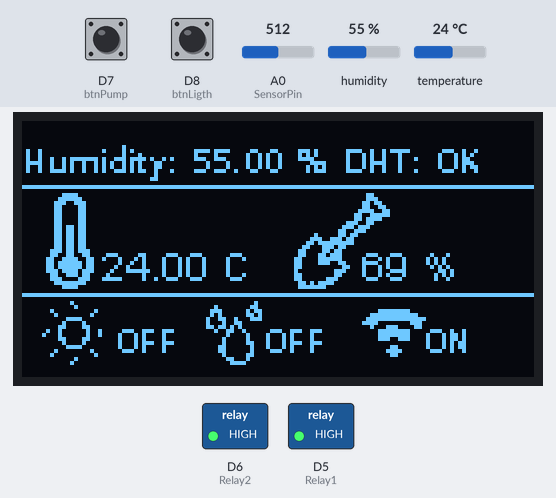
Recording of a sketch running on a simulated ESP8266 (NodeMCU). Parts: 128×64 one-colour display, switched loads named in the sketch (green lamp = pin HIGH). Dashed ring = blinking. Inputs (shaded band) come from the test bench; at power-on: D7 (btnPump) LOW, D8 (btnLigth) LOW, humidity 55 %, A0 (SensorPin) = 512, temperature 24 °C. WiFi joins after 1.5 s; servers stay silent unless stated; what the sketch prints to the serial monitor is not drawn.

Above: at 3.5 s.
3.6 s: D7 (btnPump) pulled HIGH for 3.2 s
At 5.0 s:
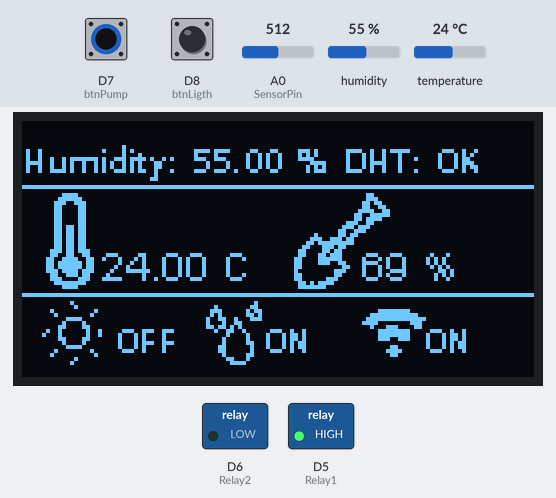
9.2 s: D8 (btnLigth) pulled HIGH for 0.15 s
At 11.0 s:
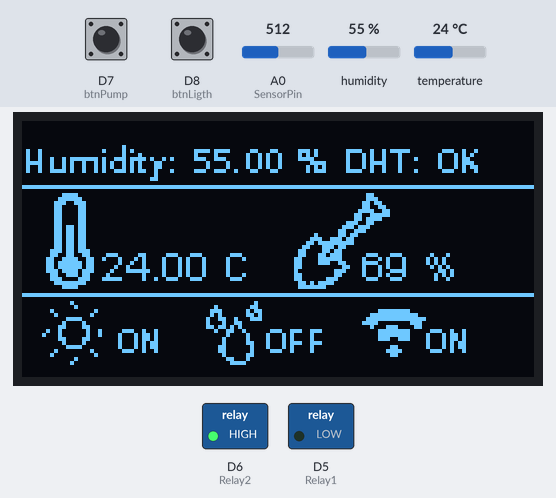
11.7 s: D7 (btnPump) pulled HIGH for 0.15 s
At 13.6 s:
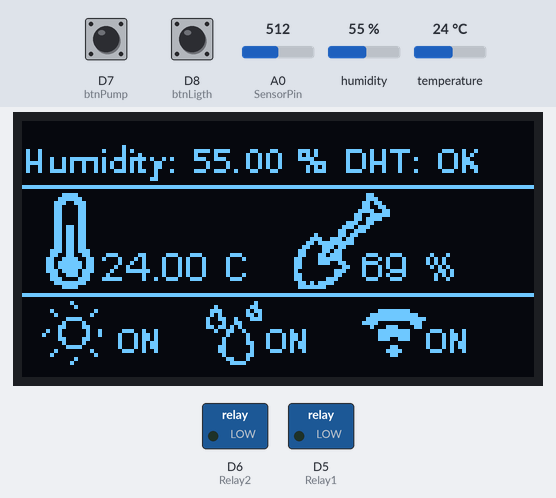
14.2 s: humidity set to 22 %
At 16.0 s:
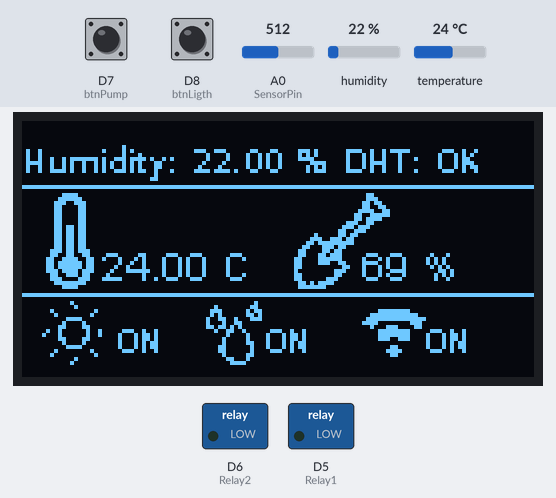
16.3 s: D8 (btnLigth) pulled HIGH for 1 s
At 18.4 s:
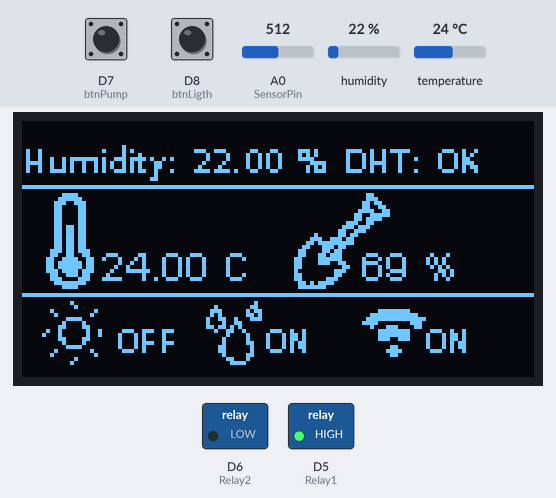
Timing chart, 0 to 19.8 s (numbered marks = the images above; inputs shaded):
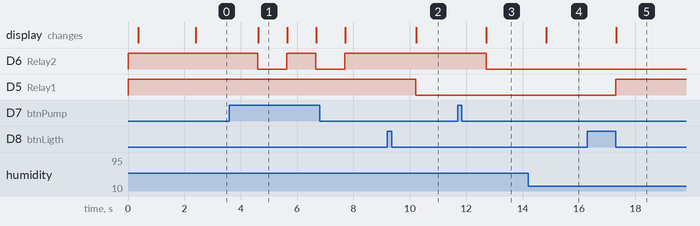

The sketch:

main.ino
```cpp
#define BLYNK_TEMPLATE_ID "TMPLJOuEzWeq"
#define BLYNK_DEVICE_NAME "Quickstart Device"
#define BLYNK_AUTH_TOKEN "xaRyx_y86B_yI03B2Jjf1PJUl_OaFVdS"
#define BLYNK_PRINT Serial
#include <Wire.h>
#include "SH1106.h"
SH1106 display(0x3c, D1, D2);
#include "images.h"
#include "font.h"
#include <Adafruit_Sensor.h>
#include "DHT.h"
#define DHTPIN D4
#define DHTTYPE DHT11
DHT dht(DHTPIN, DHTTYPE);
bool dhtState = true;
// variable dht
float h = 0.0;
float t = 0.0;
// pin relay
#define Relay1 D5 // หลอดไฟ
#define Relay2 D6 // ปั้มน้ำ

// Soil Moisture setup
const int AirValue = 790;
const int WaterValue = 390;
const int SensorPin = A0;
int soilMoistureValue = 0;
int soilmoisturepercent = 0;
int val = 0;

// setup buttons
#define btnPump D7
#define btnLigth D8
#define btnUnknown D9
int btnPumpState = 0;
int btnLigthState = 0;
int btnUnknownState = 0;
int PumpState = 0;
int LightState = 0;
int UnknownState = 0;

#include <ESP8266WiFi.h>
#include <BlynkSimpleEsp8266.h>

char auth[] = BLYNK_AUTH_TOKEN;
// Your WiFi credentials.
// Set password to "" for open networks.
char ssid[] = "Redmi";
char pass[] = "kingsman";
bool wifiState = true;
float timeout = (millis() / 1000);
String ssidString = String(ssid);
void setup()
{
  // Debug console
  Serial.begin(9600);
  // blynk config
  WiFi.begin(ssid, pass);
  Blynk.config(auth);
  Serial.println(F("DHTxx test!"));

  // set Relay
  pinMode(Relay1, OUTPUT);
  digitalWrite(Relay1, HIGH);
  pinMode(Relay2, OUTPUT);
  digitalWrite(Relay2, HIGH);
  // btn config
  pinMode(btnPump, INPUT);
  pinMode(btnLigth, INPUT);
  pinMode(btnUnknown, INPUT);
  display.init();
  display.setFont(ArialMT_Plain_10);
  display.flipScreenVertically();
  dht.begin();
  display.clear();
  display.drawString(0, 5, "Setup");
  display.drawHorizontalLine(0, 18, 128);
  display.drawString(0, 20, "Connect Wi-Fi : ");
  display.drawString(0, 30, String(ssidString));
  display.drawHorizontalLine(0, 42, 128);
  display.display();
  while (Blynk.connect() == false)
  {
    if (((millis() / 1000) - timeout) > 10)
    {
      wifiState = false;
      break;
    }
  }
  if (wifiState)
  {
    display.drawString(0, 44, "State: OK");
    display.display();
    Serial.println("wifi connect true");
  }
  else
  {
    display.drawString(0, 44, "State: Error");
    display.display();
    Serial.println("wifi connect false");
  }
  display.clear();
  display.drawString(0, 5, "setup complete");
  display.drawHorizontalLine(0, 18, 128);
  display.display();
  delay(2000);
}

void dhtSensor()
{
  display.clear();
  h = dht.readHumidity();
  t = dht.readTemperature();
  if (isnan(h) || isnan(t))
  {
    Serial.println(F("Failed to read from DHT sensor!"));
    dhtState = false;
    return;
  }
  else
  {
    dhtState = true;
  }
}
void soil()
{
  soilMoistureValue = analogRead(SensorPin); // put Sensor insert into soil
  // Serial.println(soilMoistureValue);
  soilmoisturepercent = map(soilMoistureValue, AirValue, WaterValue, 0, 100);
  if (soilmoisturepercent > 100)
  {
    val = 100;
  }
  else if (soilmoisturepercent < 0)
  {
    val = 0;
  }
  else if (soilmoisturepercent >= 0 && soilmoisturepercent <= 100)
  {
    val = soilmoisturepercent;
  }
}
BLYNK_WRITE(V3)
{
  int light = param.asInt();
  if (light == LOW)
  {
    Serial.println("btn light active off");
    LightState = 0;
  }
  if (light == HIGH)
  {
    Serial.println("btn light active on");
    LightState = 1;
  }
}

BLYNK_WRITE(V4)
{
  int pump = param.asInt();
  if (pump == LOW)
  {
    Serial.println("btn pump active off");
    PumpState = 0;
  }
  if (pump == HIGH)
  {
    Serial.println("btn pump active on");
    PumpState = 1;
  }
}

void blynkscreen()
{
  // แสดงอุณหภูมิ
  Blynk.virtualWrite(V0, t);
  // แสดงความชื้น
  Blynk.virtualWrite(V1, h);
  // ความชื้นในดิน
  Blynk.virtualWrite(V2, val);
}

void Process()
{
  if (LightState == 1)
  {
    digitalWrite(Relay1, LOW);
  }
  else if (LightState < 1)
  {
    digitalWrite(Relay1, HIGH);
  }

  if (PumpState == 1)
  {
    digitalWrite(Relay2, LOW);
  }
  else if (PumpState < 1)
  {
    digitalWrite(Relay2, HIGH);
  }
}

void BtnProcess()
{
  btnLigthState = digitalRead(btnLigth);
  btnPumpState = digitalRead(btnPump);

  if (btnLigthState == HIGH && LightState == 1)
  {
    Blynk.virtualWrite(V3, 0);
    LightState = 0;
    Serial.println("Light OFF");
    delay(1000);
  }
  else if (btnLigthState == HIGH && LightState == 0)
  {
    Blynk.virtualWrite(V3, 1);
    LightState = 1;
    Serial.println("Light ON");
    delay(1000);
  }
  if (btnPumpState == HIGH && PumpState == 1)
  {
    Blynk.virtualWrite(V4, 0);
    PumpState = 0;
    Serial.println("Pump OFF");
    delay(1000);
  }
  else if (btnPumpState == HIGH && PumpState == 0)
  {
    Blynk.virtualWrite(V4, 1);
    PumpState = 1;
    Serial.println("Pump ON");
    delay(1000);
  }
}

void setFontsize1()
{
  display.setFont(ArialMT_Plain_10);
  display.drawString(20, 30, String(t) + " C");
  display.drawString(85, 30, String(val) + " %");
}
void setFontsize2()
{
  display.setFont(Dialog_plain_8);
  display.drawString(0, 5, "Humidity: " + String(h) + " %");
  if (dhtState)
  {
    display.drawString(80, 5, "DHT: OK");
  }
  else
  {
    display.drawString(80, 5, "DHT: Error");
  }
  // light state
  if (LightState == 1)
  {
    display.drawString(23, 50, "ON");
    digitalWrite(Relay1, LOW);
  }
  else if (LightState < 1)
  {
    display.drawString(23, 50, "OFF");
    digitalWrite(Relay1, HIGH);
  }
  // pump state
  if (PumpState == 1)
  {
    display.drawString(60, 50, "ON");
    digitalWrite(Relay2, LOW);
  }
  else if (PumpState < 1)
  {
    display.drawString(60, 50, "OFF");
    digitalWrite(Relay2, HIGH);
  }
  // wifi state
  if (wifiState)
  {
    display.drawString(100, 50, "ON");
  }
  else
  {
    display.drawString(100, 50, "OFF");
  }
}
void MainScreen()
{
  setFontsize2();
  display.drawHorizontalLine(0, 16, 128);
  display.drawXbm(0, 18, temperature_width, temperature_height, temperature_logo);
  display.drawXbm(68, 18, soil_width, soil_height, soil_logo);
  setFontsize1();
  display.drawHorizontalLine(0, 43, 128);
  display.drawXbm(5, 45, light_width, light_height, light);
  display.drawXbm(45, 45, weather_width, weather_height, weather);
  display.drawXbm(85, 45, WiFi_width, WiFi_height, WiFi_logo);
  display.display();
}

void loop()
{
  display.clear();
  dhtSensor();
  soil();
  BtnProcess();
  Process();
  blynkscreen();
  MainScreen();
  Blynk.run();
}
```

Source omitted: font.h (data table, 19726 bytes), images.h (data table, 8566 bytes)

Measured:
- after the input at 3.6 s, D6 (Relay2): alternates HIGH for 1.0 s and LOW for 1.0 s, starting after 1.0 s; the display: changes after 1.0 s (image 1)
- after the input at 9.2 s, D5 (Relay1): HIGH → LOW after 1.0 s; the display: changes after 1.0 s (image 2)
- after the input at 11.7 s, D6 (Relay2): HIGH → LOW after 1.0 s; the display: changes after 1.0 s (image 3)
- after the input at 14.2 s, the display: changes after 0.64 s (image 4)
- after the input at 16.3 s, D5 (Relay1): LOW → HIGH after 1.0 s; the display: changes after 1.0 s (image 5)
- what the display in image 1 shows lasts 1.1 s, from 4.6 s to 5.7 s
